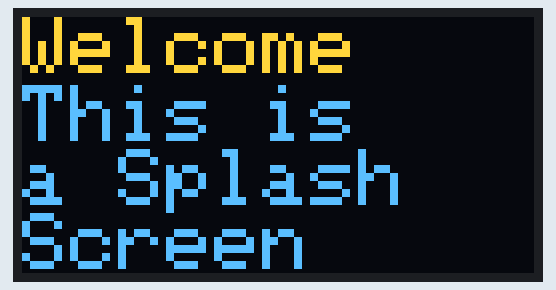
A sketch run on a simulated ESP32. Parts: 128×64 one-colour display. The OLED is the two-colour kind (top 16 rows yellow).

Above: at 0.1 s.
At 5.1 s:
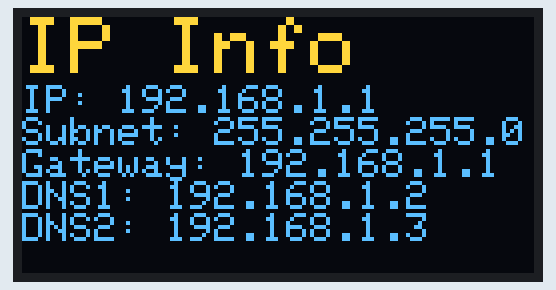

The sketch:

sketch_feb22e_TextMsg.ino
```cpp
/**************************************************************************
 GND port to RND port
 VCC port to 3V3
 SCL port to D22
 SDA port to D21
 **************************************************************************/

#include <Wire.h>
#include <Adafruit_SSD1306.h>
#include <Adafruit_GFX.h>

#define OLED_WIDTH 128
#define OLED_HEIGHT 64

#define OLED_ADDR 0x3C

Adafruit_SSD1306 display(OLED_WIDTH, OLED_HEIGHT);

void setup() {
  // put your setup code here, to run once:
  display.begin(SSD1306_SWITCHCAPVCC, OLED_ADDR);
  display.clearDisplay();

  display.setTextSize(2);
  display.setTextColor(WHITE);
  display.setCursor(0, 0);
  display.println("Welcome");

  display.setTextSize(2);
  display.setTextColor(WHITE);
  display.setCursor(0, 17);
  display.println("This is");
  display.println("a Splash");
  display.println("Screen");

  display.display();  // If the display() func is not run, then the above msg will not show.

  delay(5000);

}

void loop() {
  // put your main code here, to run repeatedly:
  display.clearDisplay();

  display.setTextSize(2);
  display.setTextColor(WHITE);
  display.setCursor(0, 0);
  display.println("IP Info");

  display.setTextSize(1);
  display.setTextColor(WHITE);
  display.setCursor(0, 17);
  display.println("IP: 192.168.1.1");
  display.println("Subnet: 255.255.255.0");
  display.println("Gateway: 192.168.1.1");
  display.println("DNS1: 192.168.1.2");
  display.println("DNS2: 192.168.1.3");

  display.display();
  delay(5000);
}
```
